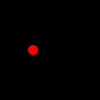
Frame 1 (no input)
Frame 60 (the mouse pressed at the canvas centre just before this capture): identical to frame 1, image omitted
Frame 120 (the mouse held since frame 60 and released just before this capture): identical to frame 1, image omitted

The Processing sketch that drew this single still picture (run headless with seeded random() and noise(); from frame 60 on, the mouse is pressed at the canvas centre):

// Processing sketch: Spot_Version7_1
// ── Spot_Version7_1.pde
Spot sp;

void setup()
{
  size (100,100);
  noStroke();
  sp = new Spot(33, 50, 30000);
  println("The value of diameter is : "+ sp.getDiameter());
}

void draw()
{
  background(0);
  sp.colour(255,0,0);
  sp.display();
}
// ── Spot.pde
public class Spot 
{
  private float xCoord, yCoord;
  private float diameter;
  private int red, green, blue, gray;
  
  Spot()
  {
  }
   
  Spot(float xCoord, float yCoord, float diameter)
  {
    this.xCoord = xCoord;
    this.yCoord = yCoord;
    if ((diameter > 0) && (diameter < 500)){
       this.diameter = diameter;
    }
    else{
       this.diameter = 10;
    } 
  }

  void display()
  {
    ellipse(xCoord, yCoord, diameter, diameter);
  }
  
  void colour(int red, int green, int blue)
  {
    if ((red >=0) && (red <= 255)){
      this.red = red;
    } 
    if ((green >=0) && (green <= 255)){
      this.green = green;
    }
    if ((blue >=0) && (blue <= 255)){
      this.blue = blue;
    }
    fill(this.red, this.green, this.blue);
  }

  void colour(int gray){
    if ((gray >=0) && (gray <= 255)){
        this.gray = gray;
    }
    fill (this.gray);
  }
 
  //------------------//
  //     getters      //
  //------------------//
  public float getDiameter(){
     return diameter;
  }

  public float xCoord(){
    return xCoord;
  }
  
  public float yCoord(){
    return yCoord;
  }
  
  public int getRed(){
    return red;
  }
  
  public int getGreen(){
    return green;
  }
  
  public int getBlue(){
    return blue;
  }
  
  public int getGray(){
    return gray;
  }
  
  //------------------//
  //     setters      //
  //------------------//
  public void setDiameter(float diameter){
    if ((diameter > 0) && (diameter < 500)){
        this.diameter = diameter;
    }
  } 

  public void setXCoord(float xCoord){
     this.xCoord = xCoord;
  } 

  public void setYCoord(float yCoord){
     this.yCoord = yCoord;
  } 

  public void setRed(int red){
    if ((red >=0) && (red <= 255)){
      this.red = red;
    }
  } 

  public void setGreen(int green){
    if ((green >=0) && (green <= 255)){
      this.green = green;
    }
  } 

  public void setBlue(int blue){
    if ((blue >=0) && (blue <= 255)){
      this.blue = blue;
    }
  } 

  public void setGray(int gray){
    if ((gray >=0) && (gray <= 255)){
       this.gray = gray;
    }
  } 

 // There was a lot of the same validation done on the colour variables above.
 // As an alternative to continually repeating this code, you could write a 
 // private helper method that would return true if the value was between the range 
 // and false otherwise.
}
